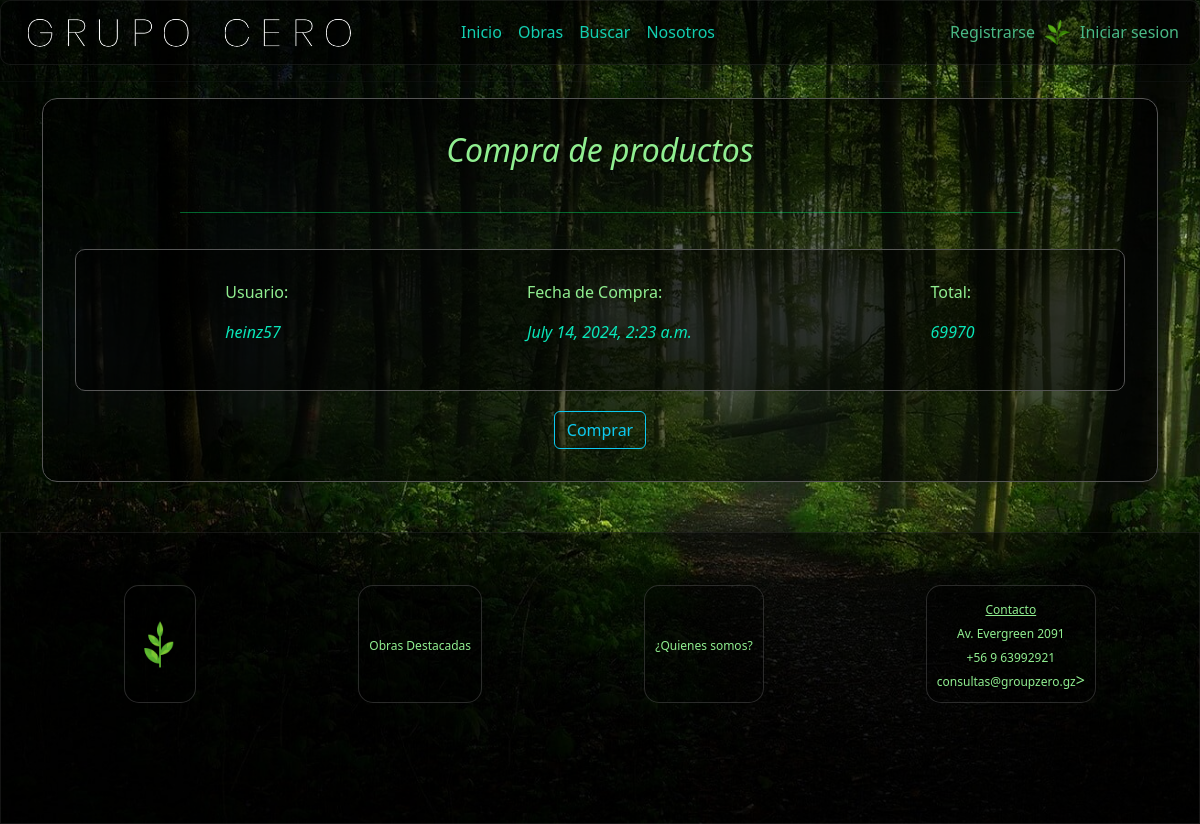
Page /detallecarrito/21/ on the committed database.
### core/models.py (models this page shows, shortened)
class Boleta(models.Model):
    usuario=models.ForeignKey(CustomUser, on_delete=models.SET_NULL, blank=True, null=True, editable=False)
    total=models.IntegerField(default=0, null=True, blank=True, editable=False)
    complete=models.BooleanField(default=False, null=True, blank=False)
    fecha=models.DateTimeField(auto_now_add=True)

class CustomUser(AbstractUser):
    pic = models.ImageField(upload_to='profile_pics', null=True, blank=True, default='profile_pics/default.png')
    is_staff=models.BooleanField(default=False)

### core/views.py (the view)
# urls.py: path('detallecarrito/<int:id>/', views.detallecarrito,name="detallecarrito"),
def detallecarrito(request,id):
    print("------ ",id," ------")
    boleta = get_object_or_404(Boleta, id=id)
    return render(request,'detallecarrito.html', {'boleta': boleta})

### core/context_processor.py (called while the page is built, shortened)
def total_carrito(request):
    total=0
    return {'total_carrito':int(total)}

### core/templates/detallecarrito.html (shortened to what this page needs)
{% extends "base.html" %}
{% load static %}
{% block content %}
    <div class="container">
        <div class="admire-container">
            <div class="form-title" style="margin-bottom: 15px;">
                <h2>Compra de productos</h2>
            </div>
            <span class="liner"></span>
            <div class="detallecarrito">
                <div>
                    <p>Usuario:</p>
                    <p class="price">{{ boleta.usuario.username }}</p>
                </div>
                <div>
                    <p>Fecha de Compra:</p>
                    <p class="price">{{ boleta.fecha }}</p>
                </div>
                <div>
                    <p>Total:</p>
                    <p class="price">{{ boleta.total }}</p>
                </div>
            </div>
            <div class="d-flex justify-content-around" style="margin-top: 20px;">
                <form method="POST" action="{% url 'comprar' boleta.id %}">
                    <button type="submit" class="btn btn-outline-info btn-responsive">Comprar</button>
                </form>
            </div>
        </div>
    </div>
{% endblock %}

### core/static/css/mystyles.css (style rules this page uses)
body { background-image: url("../assets/img/paisajes/paisaje13.jpg"); background-repeat: no-repeat; background-position: center; background-attachment: fixed; background-size: cover; display: flex; flex-direction: column; font-family: 'Ubuntu', "times new roman", times, roman, serif; }
.fade-in { animation: fadeIn 1s; -webkit-animation: fadeIn 1s; -moz-animation: fadeIn 1s; -o-animation: fadeIn 1s; -ms-animation: fadeIn 1s; }
.price { color: #09e6b9 !important; font-style: italic; }
.form-title { text-align: center; font-style: italic; color: lightgreen; text-shadow: 1px 1px 3px rgb(5, 5, 5); }
.btn-outline-info, .btn-outline-warning, .btn-outline-danger { font-size: 2vh; }
button { width: 100%; padding: 10px; color: #fff; background-color: rgb(7, 68, 7); border: none; border-radius: 15px; cursor: pointer; transition: background-color 0.3s ease; }
.liner { background-color: rgba(0, 255, 115, 0.384); width: 80%; height: 1px; border-radius: 1px; display: block; margin: 0 auto; margin-top: 20px; margin-bottom: 20px; }
.admire-container { display:flex; flex-direction: column; justify-content: space-around; padding: 4vh; border-radius: 15px; border: 1px solid #555; box-shadow: 0 0 10px rgba(0, 0, 0, 0.1); background-color: rgba(0, 0, 0, 0.6); }
.detallecarrito { background-color: rgba(0, 0, 0, 0.5); display:flex; justify-content: space-around; margin-top:2vh; border-radius: 10px; border: 1px solid #555; color:lightgreen; padding: 30px; }

### rows in the picture
Boleta: usuario.username "heinz57", fecha "July 14, 2024, 2:23 a.m.", total "69970"
